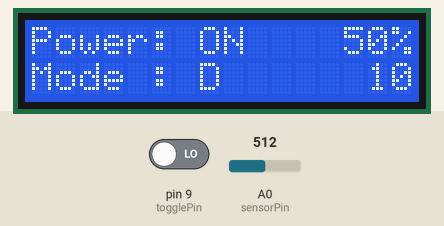
Recording of a sketch running on a simulated Arduino Uno, built with avr-gcc and run on an emulated ATmega328P. Parts: 16×2 character LCD. The inputs (shaded band) are chosen by the test bench; at power-on: A0 (sensorPin) = 512, pin 9 (togglePin) LOW.

Above: at 1.2 s.
1.3 s: A0 (sensorPin) set to 33
At 2.9 s:
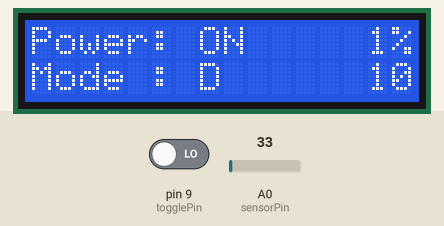
4.3 s: A0 (sensorPin) set to 27
At 5.2 s:
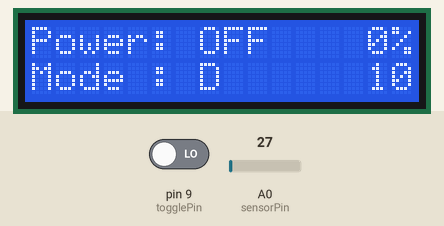
6.0 s: pin 9 (togglePin) driven HIGH
At 8.2 s:
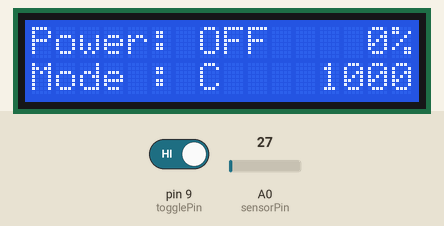
8.5 s: A0 (sensorPin) set to 122
At 9.4 s:
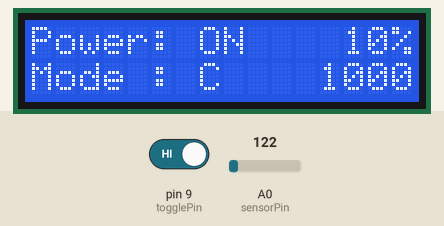
10.0 s: A0 (sensorPin) set to 989
At 10.6 s:
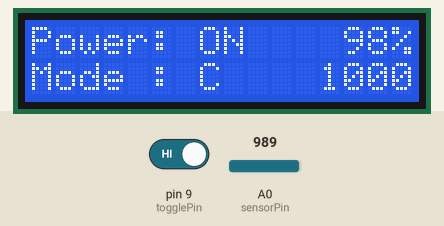
11.5 s: A0 (sensorPin) set to 1014
At 11.8 s:
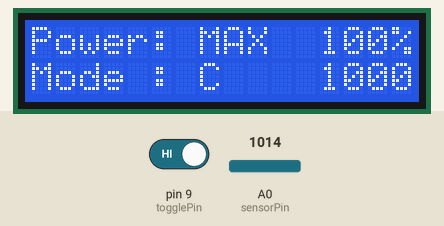
Timing chart, 0 to 14.0 s (numbered marks = the images above; inputs shaded):
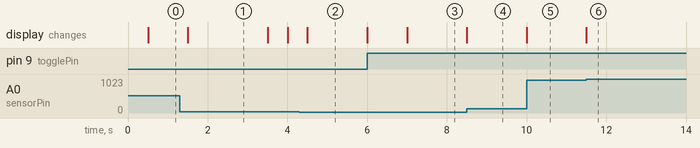

The sketch:

arduino-ssr-controller.ino
```cpp
// Controller for an SSR with a potentiometer controlling how much power is sent through
// An attached 16x2 LCD shows the current setting

// The SSR can either be "chunked" meaning that the time it is ON is a continous amount of time.
// If the SSR is "dispersed" the time-slots it is on are spread out.
// The chunked mode is good for something like a heater element,
//  where the dispersed mode is good for something like a pump that needs to run continously
//  and not in a stop-go manner

// The only dependency is the LiquidCrystal library which is included with the Arduino IDE

#include <LiquidCrystal.h>

// Pin setup, change to match your board wiring
const uint16_t sensorPin = A0;   // select the input pin for the potentiometer
const uint16_t ssrPin = 13;      // select the pin for toggling the SSR
const uint16_t togglePin = 9;    // select the pin for toggling chunked/dispersed mode

// LCD pin mapping, change to match your board wiring
LiquidCrystal lcd(2, 3, 4, 5, 6, 7);

// LCD layout (16x2)
const uint16_t LCD_COLUMNS = 16;
const uint16_t LCD_ROWS = 2;

// Handy constants
#define MAX_UINT16 (0xFFFFF)
#define MAX_UINT32 (0xFFFFFFFF)

// Debug output, uncomment for serial debug output
//#define SERIAL_OUT

// Helper method for computing the number of milliseconds elapsed,
// with handling of wrap-over after ~50 days
uint32_t compute_elapsed(uint32_t current, uint32_t last) {
  return last > current
    ? (MAX_UINT32 - last) + current
    : (current - last);
}

// Abstract base class for a process, i.e. "something that runs"
// All instantiated sub-classes are automatically registered
// in a linked-list
class RunProcess {
  public:
    RunProcess()
      : next(NULL)
    {
      if (head == NULL) {
        head = this;
      } else {
        RunProcess* n = head;
        while(n->next != NULL)
          n = n->next;

        n->next = this;
      }
    }

    // The root entry in the linked list
    static RunProcess* head;
    // The next element
    RunProcess* next;

    // These virtual functions must be implemented by all processes
    virtual void setup() = 0;
    virtual void run() = 0;

    // Helper method to iterate the list and invoke `setup()` on all processes
    static void AllSetup() {
      RunProcess* cur = head;
      while(cur != NULL) {
        cur->setup();
        cur = cur->next;
      }
    }

    // Helper method to iterate the list and invoke `run()` on all processes
    static void AllRun() {
      RunProcess* cur = head;
      while(cur != NULL) {
        cur->run();
        cur = cur->next;
      }
    }
};

// Allocate the root entry
RunProcess* RunProcess::head;

// Helper for reading analog input
class AnalogReader : public RunProcess {
  public:

  uint16_t sensor; // The adjusted sensor value
  uint16_t sensor_raw; // The unadjusted sensor value
  uint32_t last_update; // The time the value was last read

  const uint16_t analog_pin; // Pin reading from
  const uint16_t low_adc_threshold; // Low ADC value (ignores lower)
  const uint16_t high_adc_threshold; // High ADC value (ignores higher)
  const uint16_t max_adc; // The maximum raw ADC input
  const uint16_t adc_range; // The computed number of ADC values possible

  AnalogReader(uint16_t pin, uint16_t low_threshold = 20, uint16_t high_threshold = 1003, uint16_t maxadc = 1023)
    : analog_pin(pin), low_adc_threshold(low_threshold),
      high_adc_threshold(high_threshold),
      max_adc(maxadc),
      adc_range(maxadc - low_threshold - (maxadc - high_threshold)),
      sensor(0),
      sensor_raw(0),
      last_update(0)
  {
  }

  // Compute the input value as an integer percent, in range [0-100]
  uint16_t get_percent() const {
    return (uint16_t)((sensor * ((uint32_t)100)) / (uint32_t)adc_range);
  }

  void setup() { }

  void run() {
    // Reading is fast, so we read every time
    last_update = millis();
    sensor_raw = analogRead(analog_pin);

    // Clamp values in the desired range
    if (sensor_raw < low_adc_threshold) {
      sensor = 0;
    } else if (sensor_raw > high_adc_threshold) {
      sensor = adc_range;
    } else {
      sensor = sensor_raw - low_adc_threshold;
    }
  }
};

// Helper for reading a pin, to avoid calling `digitalRead()`
//  in multiple places, which could lead to race conditions
class PinReader : public RunProcess {
  public:

  const uint16_t pin; // The digital pin to read from
  uint32_t last_update; // The time the value was last read
  bool state; // The pin state (true means HIGH)

  PinReader(uint16_t pin_)
    : pin(pin_), last_update(0), state(false)
  {
  }

  void setup() {
    pinMode(pin, INPUT);
  }

  void run() {
    last_update = millis();
    state = digitalRead(pin) != LOW;
  }
};

// The supported output modes for the SSR
enum SSROutputMode { Chunked, Dispersed };

// SSR controller support
class SSRController : public RunProcess {
  public:

  const uint16_t pin; // The digital pin to write to

  SSROutputMode mode; // The output mode

  uint16_t window_size; // The number of ticks to handle
  uint32_t tickDuration; // The number of milliseconds pr. tick

  uint16_t value; // The current value (the amount of cycles to keep high)

  uint16_t window_index; // The current window index
  uint32_t last_update; // The time the SSR was last toggled
  bool last_state; // The state of the output during the last update
  bool updated; // Flag indicating if the output was updated in this cycle

  // Set up the SSR controller, each "round" is (win_size * duration) milliseconds
  SSRController(uint16_t outpin, uint16_t win_size = 100, uint32_t duration = 1000, SSROutputMode ssrmode = Chunked)
    : pin(outpin),
      window_index(0),
      window_size(win_size),
      tickDuration(duration),
      mode(ssrmode),
      value(0),
      last_update(0),
      last_state(false),
      updated(false)
  { }

  void setup() {
    pinMode(pin, OUTPUT);
    digitalWrite(pin, LOW);
  }

  void run() {
    uint32_t current = millis();
    uint32_t elapsed = compute_elapsed(current, last_update);

    // Figure out if we should update the output
    if (elapsed >= tickDuration) {
      updated = true;
      last_update = current;

      if (mode == Chunked) {
        last_state = chunkedRating(value, window_size, window_index, window_size);
      } else {
        last_state = dispersedRating(value, window_size, window_index, window_size);
      }

      // Move the index forward, and wrap around
      window_index = (window_index + 1) % window_size;

      // Drive the output pin
      digitalWrite(pin, last_state ? HIGH : LOW);
    } else {
      updated = false;
    }
  }

  // Sets the chunked output mode,
  //  with a long pulse, and fewest pulse changes
  void setChunked() {
    window_size = 100;
    tickDuration = 1000;
    mode = Chunked;
  }

  // Sets the dispersed output mode,
  //  with a short pulse, and most pulse changes
  void setDispersed() {
    window_size = 100;
    tickDuration = 10;
    mode = Dispersed;
  }

  private:
  /*
   value is the measured value
   max_value is the maximum value
   index is the timestep
   window_length is the maximum index to accept

   This method returns a boolean that indicates if a control signal should be set.
   The `index` value should be a timestep, wrapping at `window_length`.
   The `value` is used to control how many timesteps the output is `true`.
   This method groups the `true` and `false` periods, such that there is only.
   a single change within each `window_length` period.
  */
  bool chunkedRating(uint16_t value, uint16_t max_value, uint16_t index, uint16_t window_length)
  {
      uint32_t const MULTIPLIER = 10000;

      uint16_t cap = (uint16_t)((((window_length * MULTIPLIER) / max_value) * value) / MULTIPLIER);
      return index < cap;
  }

  /*
   value is the measured value
   max_value is the maximum value
   index is the timestep
   window_length is the maximum index to accept

   This method returns a boolean that indicates if a control signal should be set.
   The `index` value should be a timestep, wrapping at `window_length`.
   The `value` is used to control how many timesteps the output is `true`.
   This method spreads the `true`/`false` changes to have as many switches
   as possible within each `window_length`.
  */
  bool dispersedRating(uint16_t value, uint16_t max_value, uint16_t index, uint16_t window_length)
  {
      if (value >= max_value)
          return true;

      // To avoid using floats, we use a kind of fixed-precision numbers
      uint32_t const MULTIPLIER = 10000;

      // Scale output variations to fit the window length
      uint16_t deltax = window_length;
      uint16_t deltay = (uint16_t)((((window_length * MULTIPLIER) / max_value) * value) / MULTIPLIER);
      if (deltay == 0)
          return false;

      // First half is counting `true` values,
      // second half is counting `false` values
      bool counting_down = deltay < window_length / 2;
      if (!counting_down)
          deltay = window_length - deltay;

      uint32_t frac = (deltay * MULTIPLIER) / deltax;
      uint32_t pos_prev = ((index - 1) * frac) % MULTIPLIER;
      uint32_t pos = pos_prev + frac;

      if(pos_prev < (MULTIPLIER/2) && pos >= (MULTIPLIER/2))
          return counting_down;
      return !counting_down;
  }

};

// Custom logic for connecting the potentiometer with the SSR
class LogicHandler : public RunProcess {
  public:
    const PinReader& pin;
    const AnalogReader& pot;
    SSRController& ssr;

    LogicHandler(PinReader& pin_, AnalogReader& pot_, SSRController& ssr_)
      : pin(pin_), pot(pot_), ssr(ssr_)
    {

    }

    void setup() { }

    void run() {
      // Since we assume 50 Hz, we can change at most 100 Hz
      // so using the percent is easiest
      ssr.value = pot.get_percent();

      // Change mode, if the pin has changed
      if (pin.state && ssr.mode != Chunked) {
        ssr.setChunked();
      } else if (!pin.state && ssr.mode != Dispersed) {
        ssr.setDispersed();
      }
    }
};

// Specialized writer to update the LCD display
class LCDUpdater : public RunProcess {
  public:

  LiquidCrystal& disp;
  AnalogReader& pot;
  SSRController& ssr;

  uint32_t last_print;
  uint32_t last_ssr_update;
  uint32_t ssr_elapsed;
  uint16_t updatePeriod;

  LCDUpdater(LiquidCrystal& disp_, AnalogReader& pot_, SSRController& ssr_, uint16_t updatePeriod_ = 500)
    : disp(disp_),
      pot(pot_),
      ssr(ssr_),
      last_print(0),
      last_ssr_update(0),
      ssr_elapsed(0),
      updatePeriod(updatePeriod_)
  {
  }

  void setup() {
    // set up the LCD's number of columns and rows:
    lcd.begin(LCD_COLUMNS, LCD_ROWS);
    lcd.noBlink();

    // Prepare the display fixed parts
    lcd.setCursor(0, 0);
    lcd.print("Power: OFF  000%");
    lcd.setCursor(0, 1);
    lcd.print("Mode : F   00000");
  }

  void run() {
    // Keep track of the update duration by recording last change
    if (last_ssr_update != ssr.last_update) {
      ssr_elapsed = compute_elapsed(ssr.last_update, last_ssr_update);
      last_ssr_update = ssr.last_update;
    }

    // Check if we should update the display
    uint32_t current = millis();
    if (compute_elapsed(current, last_print) < updatePeriod)
      return;

    last_print = current;

    char linebuffer[16];

    lcd.setCursor(7, 0);
    if (ssr.value == 0)
      lcd.print("OFF");
    else if (ssr.value >= ssr.window_size)
      lcd.print("MAX");
    else
      lcd.print("ON ");

    lcd.setCursor(12, 0);
    sprintf(linebuffer, "%3d", pot.get_percent());
    lcd.print(linebuffer);

    lcd.setCursor(7, 1);
    lcd.print(ssr.mode == Chunked ? 'C' : 'D');

    lcd.setCursor(11, 1);
    sprintf(linebuffer, "%5d", ssr_elapsed);
    lcd.print(linebuffer);
  }
};

#ifdef SERIAL_OUT
// Serial printer for debug
class DebugPrinter : public RunProcess {
  public:

  AnalogReader& pot;
  SSRController& ssr;

  uint32_t last_print;
  uint16_t updatePeriod;

  DebugPrinter(AnalogReader& pot_, SSRController& ssr_, uint16_t updatePeriod_ = 500)
    : pot(pot_),
      ssr(ssr_),
      last_print(0),
      updatePeriod(updatePeriod_)
  {
  }

  void setup() {
    Serial.begin(9600);
  }

  void run() {
    uint32_t current = millis();
    if (compute_elapsed(current, last_print) < updatePeriod)
      return;

    // Update to avoid repeated prints
    last_print = current;

    Serial.print(pot.low_adc_threshold);
    Serial.print(", ");
    Serial.print(pot.high_adc_threshold);
    Serial.print(", ");
    Serial.print(pot.adc_range);
    Serial.print(", ");
    Serial.print(pot.sensor_raw);
    Serial.print(", ");
    Serial.println(pot.sensor);
  }
};
#endif

AnalogReader pot0(sensorPin);
PinReader modePin(togglePin);
SSRController ssr0(ssrPin);
LCDUpdater lcd0(lcd, pot0, ssr0);
LogicHandler lh(modePin, pot0, ssr0);

#ifdef SERIAL_OUT
DebugPrinter dbg(pot0, ssr0);
#endif

void setup() {
  RunProcess::AllSetup();
}

void loop() {
  RunProcess::AllRun();
}
```

Measured:
- the behaviour switches between 30 and 29 on A0 (sensorPin) (found by bisection; images 1 and 2)
- the behaviour switches between 1002 and 1003 on A0 (sensorPin) (found by bisection; images 5 and 6)
- after the input at 1.3 s, the display: changes after 0.20 s (image 1)
- after the input at 4.3 s, the display: changes after 0.20 s (image 2)
- after the input at 6.0 s, the display: first changes at once (image 3 shows a later state)
- after the input at 8.5 s, the display: changes at once (image 4)
- after the input at 10.0 s, the display: changes at once (image 5)
- after the input at 11.5 s, the display: changes at once (image 6)
